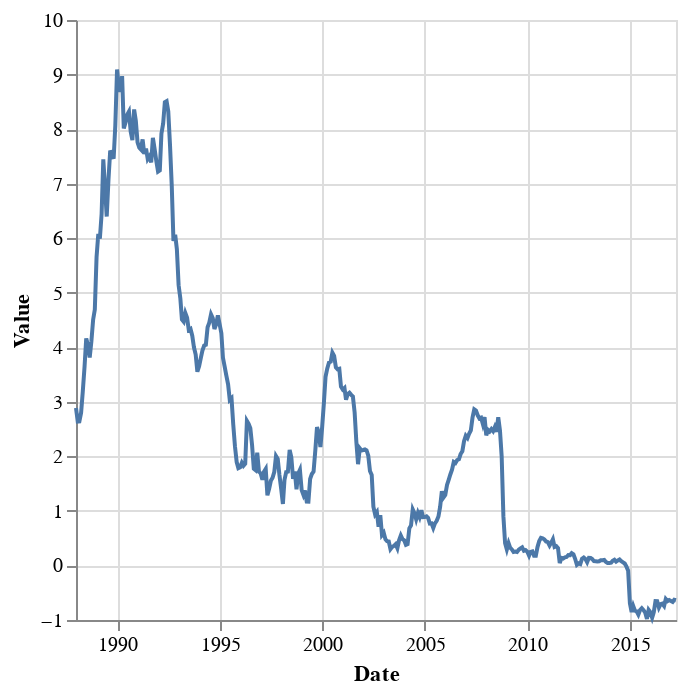

Notebook cell for this chart:
### Code cell
# plot with altair
alt.Chart(df[df['D0'] == '1J']).mark_line().encode(
    x = 'Date',
    y = 'Value'
)

### Figure 1 — Vega-Lite specification as saved in the notebook (floating-point values rounded to 4 significant figures; data arrays with more than 128 entries replaced by an {"elided": "..."} marker saying what was removed)
{"config": {"view": {"continuousWidth": 300, "continuousHeight": 300}}, "data": {"name": "data-7ec24118459a56e96ec8b8b24b177940"}, "mark": {"type": "line"}, "encoding": {"x": {"field": "Date", "type": "temporal"}, "y": {"field": "Value", "type": "quantitative"}}, "$schema": "https://vega.github.io/schema/vega-lite/v5.8.0.json", "datasets": {"data-7ec24118459a56e96ec8b8b24b177940": {"elided": "352 records"}}}
